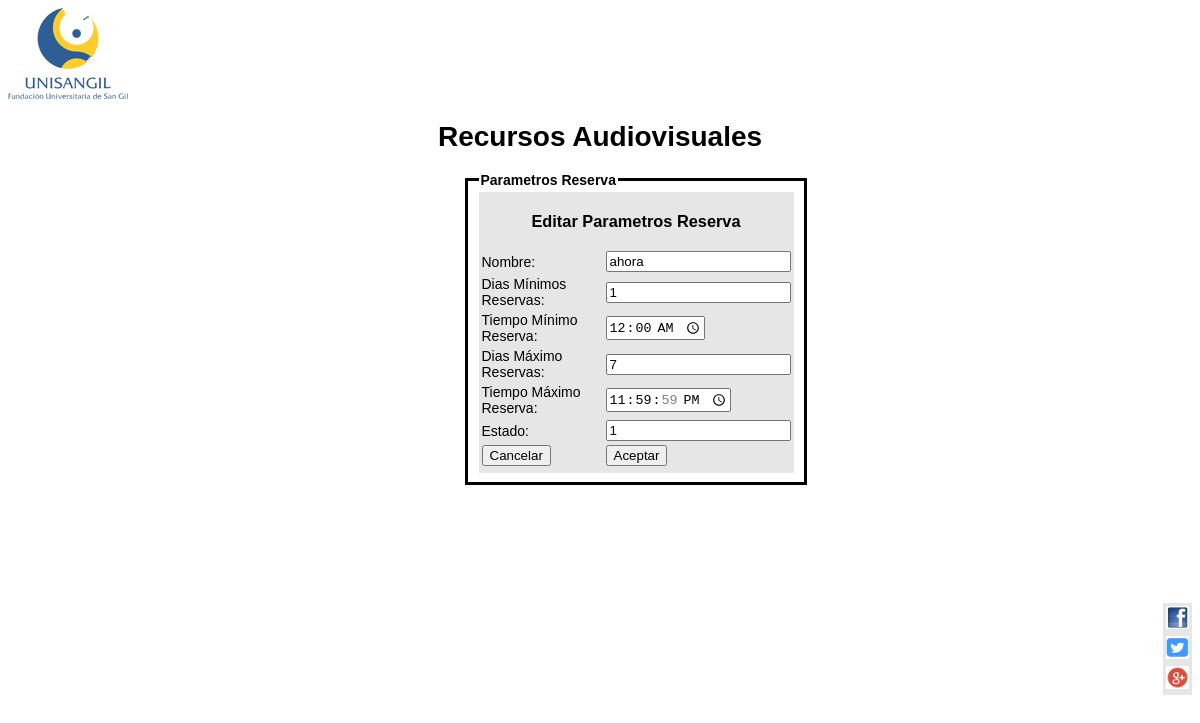
The app's page /interfaz/parametro_Reserva/editar_parametros_reservas.php?idParametro=2 with its own data.
### tables this page shows
CREATE TABLE IF NOT EXISTS parametros_reservas(
    id_parametro_reserva            INT             NOT NULL        AUTO_INCREMENT,
    nombre                          VARCHAR(30)     NOT NULL,
    dias_minimos_reserva            SMALLINT        NOT NULL,
    tiempo_minimo_reserva           TIME            NOT NULL,
    dias_maximos_reserva            SMALLINT        NOT NULL,
    tiempo_maximo_reserva           TIME            NOT NULL,
    estado                          BOOLEAN         NOT NULL,
    PRIMARY KEY (id_parametro_reserva)
);

### controllers/ParametroReservaController.class.php (called while the page is built, shortened)
<?php
class ParametroReservaController
{
    private $daoParametroReserva;
    public function __construct()
    {
        $this->daoParametroReserva = new DAOParametroReserva();
    }
    public function getParametroReservaById($parametroReserva)
        {
        	return $this->daoParametroReserva->getParametroReservaById($parametroReserva);
        }
}
?>

### objs/ParametroReserva.class.php (called while the page is built, shortened)
<?php
class ParametroReserva{
    private $idParametro;
    private $nombre;
    private $diasMinimos;
    private $tiempoMinimo;
    private $diasMaximo;
    private $tiempoMaximo;
    private $estado;
    public function getIdParametroReserva(){
        return $this->idParametro;
    }
    public function setIdParametroReserva($idParametro){
        $this->idParametro = $idParametro;
    }
    public function getNombre(){
        return $this->nombre;
    }
    public function setNombre($nombre){
        $this->nombre = $nombre;
    }
    public function getDiasMinimos(){
        return $this->diasMinimos;
    }
    public function setDiasMinimos($diasMinimos){
        $this->diasMinimos = $diasMinimos;
    }
    public function getTiempoMinimo(){
        return $this->tiempoMinimo;
    }
    public function setTiempoMinimo($tiempoMinimo){
        $this->tiempoMinimo = $tiempoMinimo;
    }
    public function getDiasMaximo(){
        return $this->diasMaximo;
    }
    public function setDiasMaximo($diasMaximo){
        $this->diasMaximo = $diasMaximo;
    }
    public function getTiempoMaximo(){
        return $this->tiempoMaximo;
    }
    public function setTiempoMaximo($tiempoMaximo){
        $this->tiempoMaximo = $tiempoMaximo;
    }
    public function getEstado(){
        return $this->estado;
    }
    public function setEstado($estado){
        $this->estado = $estado;
    }
}
 ?>

### dataBase/DAOParametroReserva.class.php (called while the page is built, shortened)
<?php
class DAOParametroReserva extends DataBase{
    public function getParametroReservaById($parametroReserva)
        {
             $sql = "SELECT * FROM parametros_reservas WHERE id_parametro_reserva = " . $parametroReserva->getIdParametroReserva();
             $resulset = $this->selectQuery($sql);
             return $this-> construirParametroReserva($resulset);
        }
    private function construirParametroReserva($resulset){
        $parametroReserva= new ParametroReserva();
                foreach($resulset as $row){
                    $parametroReserva -> setIdParametroReserva((int)$row['id_parametro_reserva']);
                    $parametroReserva -> setNombre($row['nombre']);
                    $parametroReserva->setDiasMinimos($row['dias_minimos_reserva']);
                    $parametroReserva->setTiempoMinimo($row['tiempo_minimo_reserva']);
                    $parametroReserva->setDiasMaximo($row['dias_maximos_reserva']);
                    $parametroReserva->setTiempoMaximo($row['tiempo_maximo_reserva']);
                    $parametroReserva->setEstado($row['estado']);
                }
                return $parametroReserva;
    }
}
?>

### dataBase/DataBase.class.php (called while the page is built, shortened)
<?php
class DataBase
{
    private $server = 'localhost';
    private $user = 'root';
    private $passwd = '';
    private $conn = null;
    private function getConnection()
    {
        try {
            $this->conn = new PDO("mysql:host=$this->server;dbname=audio_visuales", $this->user, $this->passwd);
            $this->conn->setAttribute(PDO::ATTR_ERRMODE, PDO::ERRMODE_EXCEPTION);
        } catch (PDOException $e) {
            echo "Connection failed: " . $e->getMessage();
        }
    }
    protected function selectQuery($query)
    {
        $stmt = $this->conn->prepare($query);
        $stmt->execute();
        $result = $stmt->fetchAll();
        return $result;
    }
}

### interfaz/parametro_Reserva/editar_parametros_reservas.php (the view, shortened to what this page needs)
<?php
    $parametroReservaController = new ParametroReservaController();
    $parametroReserva = new ParametroReserva();
    $parametroReserva->setIdParametroReserva($_GET['idParametro']);
    $parametroReserva = $parametroReservaController -> getParametroReservaById($parametroReserva);
?>
<!DOCTYPE html>
<html>
<head>
	<link rel="stylesheet" type="text/css" href="/../WebAudioVisuales/interfaz/style.css">
</head>
	<body>
		<header>
			<img src="/../WebAudioVisuales/interfaz/img/logoUni.png">
			<h1 align="center">Recursos Audiovisuales</h1>
		</header>
			<section name="ParametroReserva" class="parametroReserva">
				<fieldset class="pRF"><legend style="font-weight:bold"> Parametros Reserva</legend>
				<form method="POST">
					<table>
						<thead>
							<tr>
								<td colspan="2"><h3>Editar Parametros Reserva</h3></td>
							</tr>
						</thead>
							<tbody>
								<tr>
									<td>Nombre: </td>
									<td><input type="text" name="txtNombreR" value="<?php echo $parametroReserva->getNombre();?>"></td>
								</tr>
								<tr>
									<td>Dias Mínimos Reservas: </td>
									<td><input type="number" name="smallintDiasMinimosReserva" value="<?php echo $parametroReserva->getDiasMinimos();?>"></td>
								</tr>
								<tr>
									<td>Tiempo Mínimo Reserva: </td>
									<td><input type="time" name="timeTiempoMinimoReserva" value="<?php echo $parametroReserva->getTiempoMinimo();?>"></td>
								</tr>
								<tr>
									<td>Dias Máximo Reservas: </td>
									<td><input type="number" name="smallintDiasMaximoReserva" value="<?php echo $parametroReserva->getDiasMaximo();?>"></td>
								</tr>
								<tr>
									<td>Tiempo Máximo Reserva: </td>
									<td><input type="time" name="timeTiempoMaximoReserva" value="<?php echo $parametroReserva->getTiempoMaximo();?>"></td>
								</tr>
								<tr>
									<td>Estado: </td>
									<td><input type="boolean" name="booleanEstado" value="<?php echo $parametroReserva->getEstado();?>"></td>
								</tr>
								<tr>
									<td><input type="button" name="bootonCancelar" onclick="window.history.go(-1);" value="Cancelar"></td>
									<td><input type="submit" name="bootonResgistrar" value="Aceptar"></td>
								</tr>
								<tr>
									<td colspan="2">
									</td>
								</tr>
							</tbody>
						</table>
					</form>
				</fieldset>
			</section>
		</body>
	<footer>
		<table align="right" class="redes">
		<tbody>
			<tr>
				<td style="text-align: right;"><a href="https://www.facebook.com/UNISANGIL" target="_blank" rel="alternate"><img src="/../WebAudioVisuales/interfaz/img/facebook.jpg" alt="" height="23" width="23"></a></td>
			</tr>
			<tr>
				<td style="text-align: right;"><a href="https://twitter.com/unisangil" target="_blank" rel="alternate"><img src="/../WebAudioVisuales/interfaz/img/twitter.png" alt="" height="23" width="23"></a></td>
			</tr>
			<tr>
				<td style="text-align: right;"><a href="https://plus.google.com/+unisangil/posts" target="_blank" rel="alternate"><img src="/../WebAudioVisuales/interfaz/img/google.png" alt="" height="23" width="23"></a></td>
			</tr>
		</tbody>
		</table>
	</footer>
</html>

### interfaz/style.css (style rules this page uses)
body { font-family: arial; font-size: 14px; t }
h3 { text-align: center; }
table { background: white; background-color: #e6e6e6; display: block; }
.pRF { border: solid; margin-left: 35%; margin-right: 27%; }
.redes { margin-top: 10%; }
.parametroReserva { margin-left:auto; width: 900px; margin-left: auto; margin-right: auto; }
a:link { text-decoration: none; }

### records on screen
parametros_reservas: txtNombreR "ahora", smallintDiasMinimosReserva "1", timeTiempoMinimoReserva "00:00:00", smallintDiasMaximoReserva "7", timeTiempoMaximoReserva "23:59:59", booleanEstado "1"
